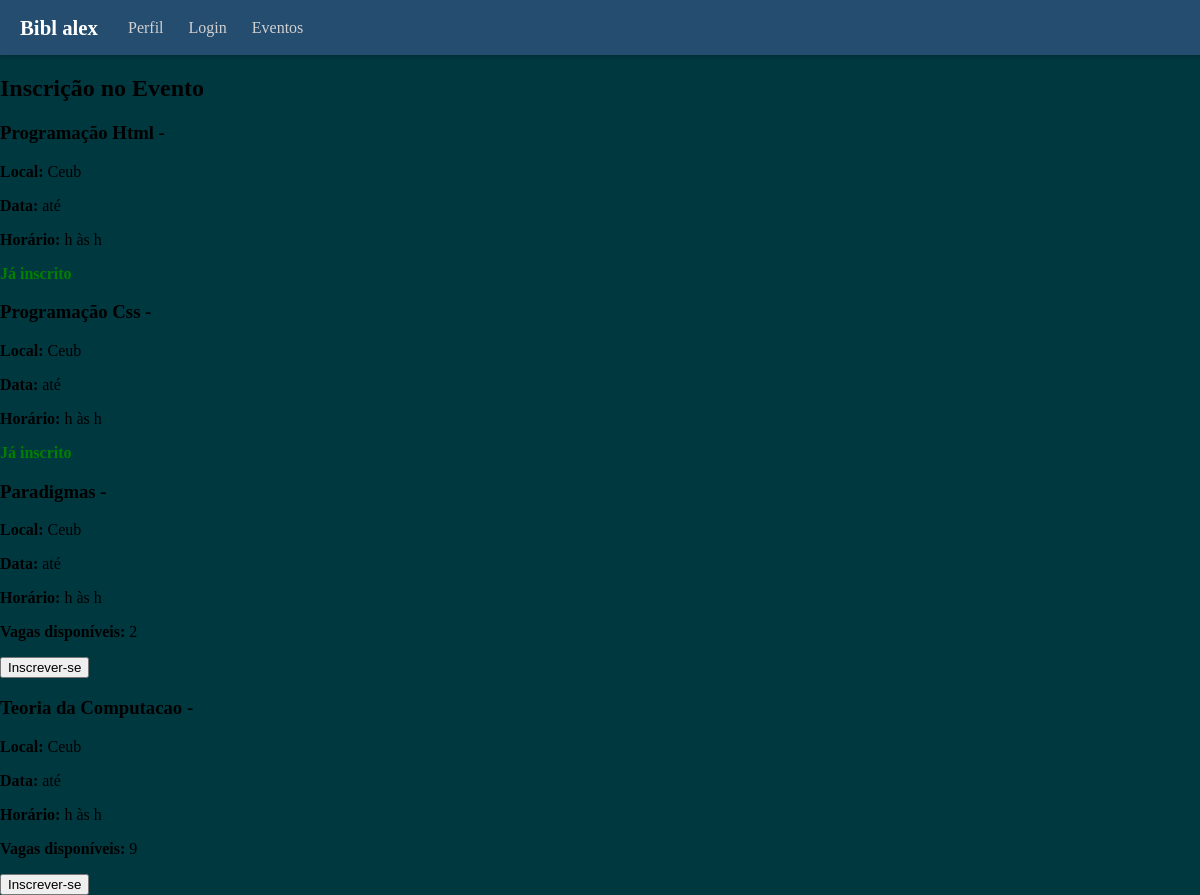
The page /eventos_disp/ (signed in) on the database as committed earlier.
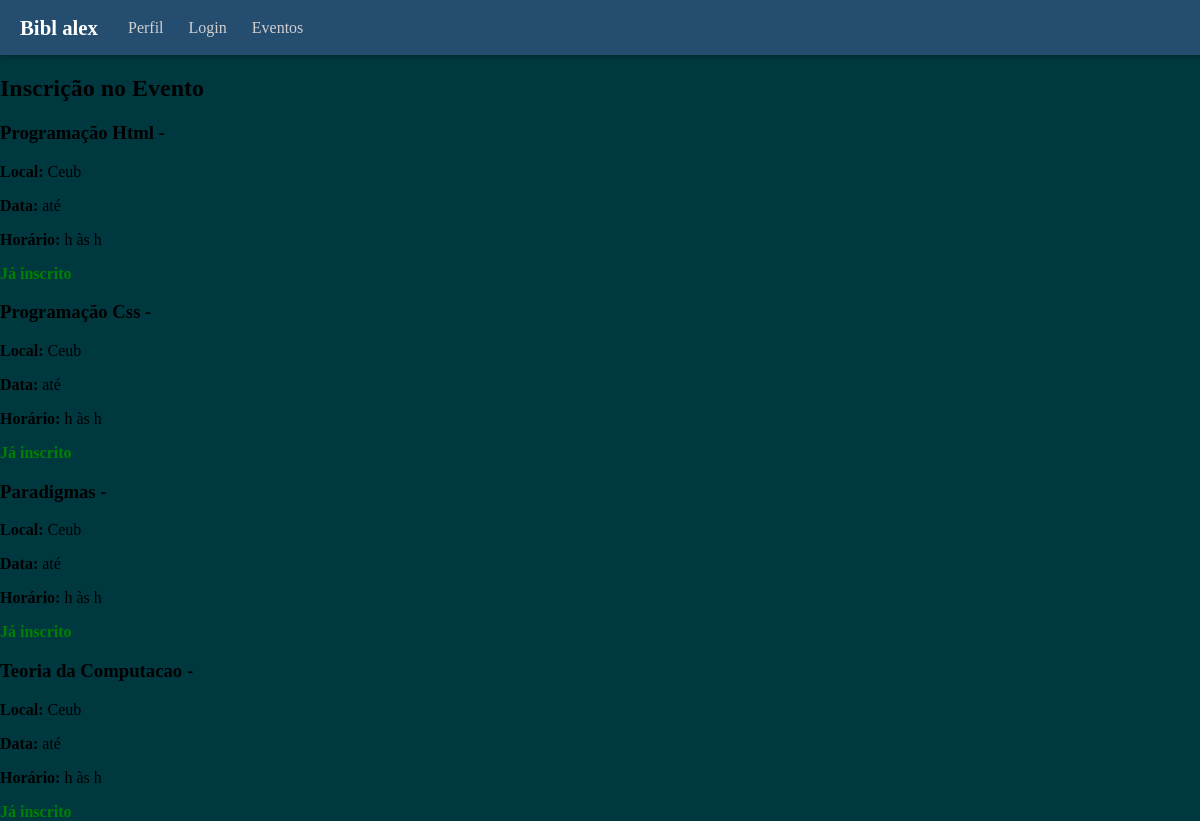
The same page on the database as committed later.
### login/models.py (models this page shows)
class Evento (models.Model):
    id_evento = models.AutoField(primary_key=True, unique=True)
    nome = models.TextField(max_length=100, null= True)
    tipoEvento = models.TextField(max_length=200)
    dataIni = models.DateField()
    dataFin = models.DateField()
    horasDura = models.TimeField(null=True, blank=True)
    local = models.TextField(max_length=200)
    quantPart = models.IntegerField(validators=[MinValueValidator(0)])
    organizador = models.TextField(max_length=200)
    vagas = models.IntegerField(validators=[MinValueValidator(0)], null=False)
    certificado = models.BooleanField(default=False)

### login/views.py (the view)
# urls.py: path("eventos_disp/", views.eventos_disponiveis, name="inscricao_evento_disp"),
def eventos_disponiveis(request):
    usuario_id = request.session.get("usuario_id")
    if not usuario_id:
        return redirect("login")
    usuario = get_object_or_404(Usuario, id_usuario=usuario_id)
    inscritos_ids = Inscrito.objects.filter(usuario_id=usuario).values_list('evento_id', flat=True)
    eventos = Evento.objects.all()
    return render(request, "inscricao.html", {
        "usuario": usuario,
        "eventos": eventos,
        "inscritos": inscritos_ids,  # só os IDs
    })

### login/templates/inscricao.html (shortened to what this page needs)
{% extends "base.html" %}
{% block content %}
<div class="container">
  <h2>Inscrição no Evento</h2>
    <div class="eventosDisp-quadro">
        <div class="eventos-lista">
            {% for evento in eventos  %}
                {%if not evento.emitido %}
                <div class="eventos-itens">
                    <h3>{{ evento.nome }} - {{ evento.tipoevento }}</h3>
                    <p><strong>Local:</strong> {{ evento.local }}</p>
                    <p><strong>Data:</strong> {{ evento.dataI }} até {{ evento.dataF }}</p>
                    <p><strong>Horário:</strong> {{ evento.horarioI }}h às {{ evento.horarioF }}h</p>
                    {% if evento.id_evento in inscritos %}
                    <span style="color: green; font-weight: bold;"> Já inscrito</span>
                    {% else %}
                    <p><strong>Vagas disponíveis:</strong> {{ evento.vagas }}</p>
                        <form method="post" action="{% url 'inscricao_evento' evento.id_evento %}">
                            <div class="eve-btn">
                                <button type="submit" class="eventos-inscricao-btn">Inscrever-se</button>
                            </div>
                        </form>
                    {% endif %}
                </div>
            {% endif %}
            {% endfor %}
        </div>
    </div>
</div>
{% endblock %}

Rows that differ between the two databases and show on the page:
changed Evento "Paradigmas": vagas "2" → (not shown); text "Vagas disponíveis: Inscrever-se" → "Já inscrito"
changed Evento "Teoria da Computacao": vagas "9" → (not shown); text "Vagas disponíveis: Inscrever-se" → "Já inscrito"
